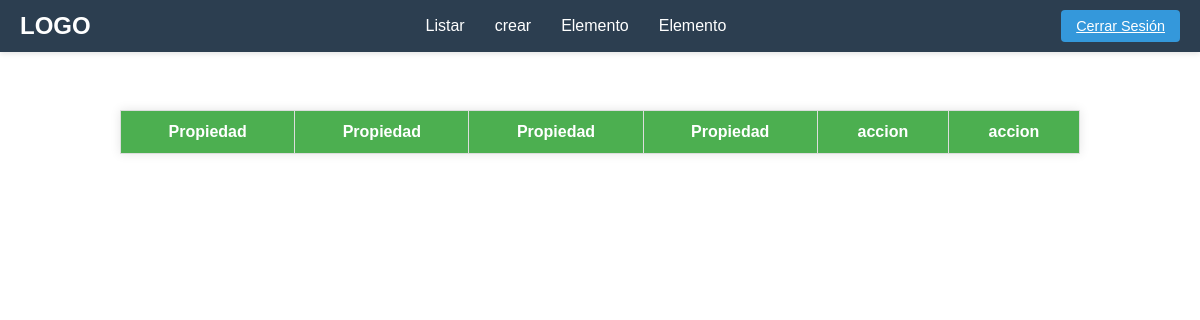
Page /listar/ on the earlier database version.
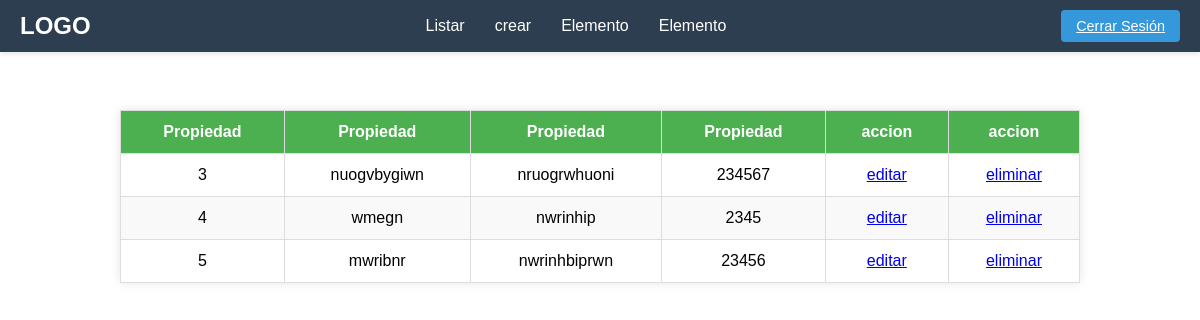
Same page on the later database version.
### pepe/models.py (models this page shows)
class libro (models.Model):
    titulo = models.TextField(max_length=50)
    descripcion = models.TextField()
    precio = models.IntegerField()

### pepe/views.py (the view)
# urls.py: path('listar/', views.listar, name='listar'),
def listar(request):
    libros = libro.objects.all()
    if libro is not None:
        return render(request,"all_elements.html", {"libros": libros} )
    return render(request,"all_elements.html")

### pepe/templates/all_elements.html (shortened to what this page needs)
 {% extends 'base.html' %}
{% load static %}
{% block content %}
<link rel="stylesheet" href="{% static 'listar.css' %}">
    <table style="margin: auto; margin-top: 50px;">
        <thead>
            <th>Propiedad</th>
            <th>Propiedad</th>
            <th>Propiedad</th>
            <th>Propiedad</th>
            <th>accion</th>
            <th>accion</th>
        </thead>
        <tbody>
           {% for x in libros %}
            <tr>
                <td>{{x.id}}</td>
                <td>{{x.titulo}}</td>
                <td>{{x.descripcion}}</td>
                <td>{{x.precio}}</td>
                <td><a href="/editar/{{ x.id }}/">editar</a></td>
                <td><a href="/eliminar/{{x.id}}/">eliminar</a></td>
            </tr>
            {% endfor %}
        </tbody>
    </table>
{%endblock%}

### pepe/templates/base.html (shortened to what this page needs)
{% load static %}
<!DOCTYPE html>
<html lang="en">
<head>
</head>
<body>
{% include 'navbar.html' %}
{% block content %}{% endblock %}
</body>
</html>

### pepe/templates/navbar.html (shortened to what this page needs)
    {% load static %}
<link rel="stylesheet" href="{% static 'navbar.css' %}">
    <nav class="navbar" >
        <div class="logo">LOGO</div>
        <ul class="nav-links">
            <li><a href="/listar">Listar</a></li>
            <li><a href="/crear">crear</a></li>
            <li><a href="#">Elemento</a></li>
            <li><a href="#">Elemento</a></li>
        </ul>
        <a class="login-btn" href="/logout">Cerrar Sesión</a>
    </nav>

### pepe/static/navbar.css (style rules this page uses)
* { margin: 0; padding: 0; box-sizing: border-box; font-family: 'Arial', sans-serif; }
body { padding-top: 60px; }
.navbar { background-color: #2c3e50; position: fixed; top: 0; width: 100%; display: flex; justify-content: space-between; align-items: center; padding: 10px 20px; box-shadow: 0 2px 5px rgba(0, 0, 0, 0.1); }
.logo { color: white; font-weight: bold; font-size: 1.5rem; }
.nav-links { display: flex; list-style: none; }
.nav-links li { margin: 0 15px; }
.nav-links a { color: white; text-decoration: none; font-size: 1rem; transition: color 0.3s; }
.login-btn { background-color: #3498db; color: white; border: none; padding: 8px 15px; border-radius: 4px; cursor: pointer; font-size: 0.9rem; transition: background-color 0.3s; }

### pepe/static/listar.css (style rules this page uses)
table { width: 80%; margin: 50px auto; border-collapse: collapse; background-color: #ffffff; box-shadow: 0 0 10px rgba(0, 0, 0, 0.1); }
th, td { padding: 12px 16px; border: 1px solid #ddd; text-align: center; }
th { background-color: #4CAF50; color: white; font-weight: bold; }
tr:nth-child(even) { background-color: #f9f9f9; }

Differences in the rows shown:
added libro: id "3", titulo "nuogvbygiwn", descripcion "nruogrwhuoni", precio "234567"
added libro: id "4", titulo "wmegn", descripcion "nwrinhip", precio "2345"
added libro: id "5", titulo "mwribnr", descripcion "nwrinhbiprwn", precio "23456"
